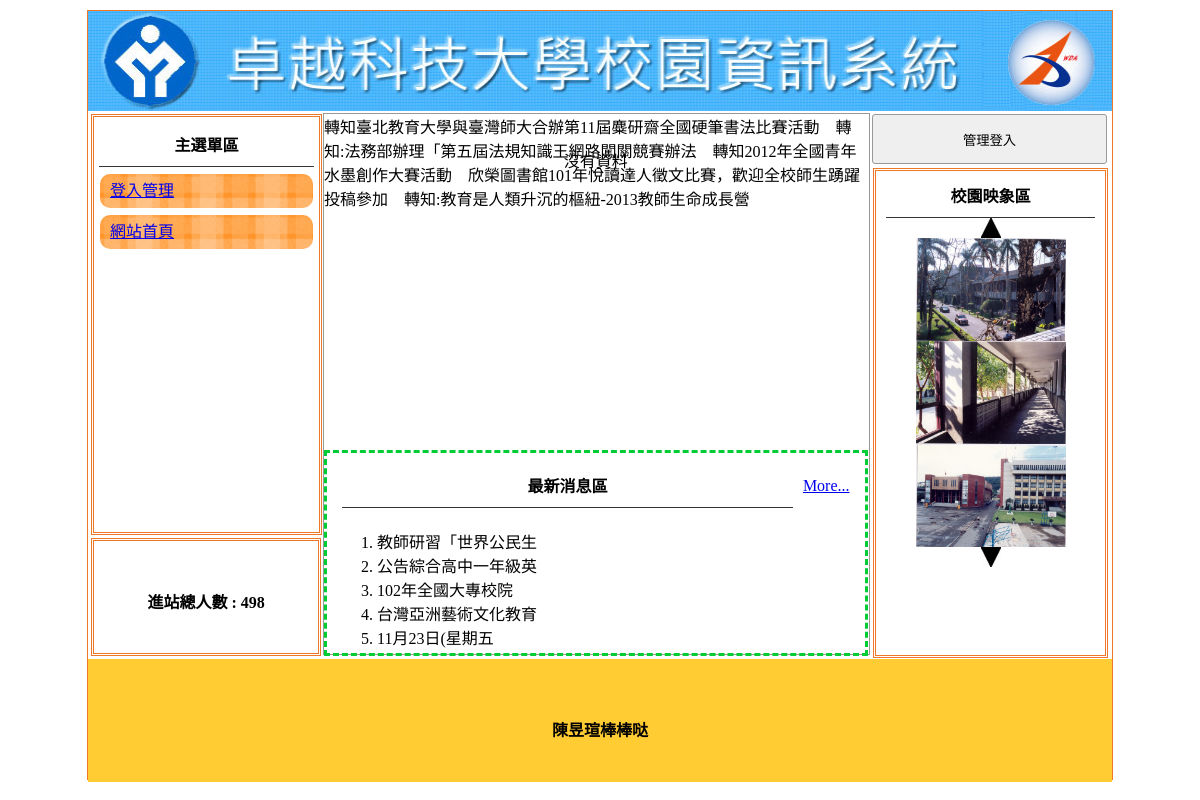
The page / on the database its author committed.
### tables this page shows
CREATE TABLE `a_title` (
  `a_title_seq` int(10) UNSIGNED NOT NULL,
  `a_title_img` text NOT NULL,
  `a_title_txt` text NOT NULL,
  `a_title_display` int(2) NOT NULL
);

CREATE TABLE `a_mid` (
  `a_mid_seq` int(10) UNSIGNED NOT NULL,
  `a_mid_txt` text NOT NULL,
  `a_mid_net` text NOT NULL,
  `a_mid_display` int(2) NOT NULL
);

CREATE TABLE `people` (
  `people_seq` int(10) UNSIGNED NOT NULL,
  `people_num` int(10) NOT NULL
);

CREATE TABLE `a_news` (
  `a_news_seq` int(10) UNSIGNED NOT NULL,
  `a_news_txt` text NOT NULL,
  `a_news_display` int(2) NOT NULL
);

CREATE TABLE `a_image` (
  `a_image_seq` int(10) UNSIGNED NOT NULL,
  `a_image_img` text NOT NULL,
  `a_image_display` int(1) NOT NULL
);

CREATE TABLE `a_bot` (
  `a_bot_seq` int(5) UNSIGNED NOT NULL,
  `a_bot_txt` text NOT NULL
);

### news.php (the view)
<?php
$sql="select * from a_news where a_news_display ='1'";
$c1 = mysqli_query($link,$sql) ;
$allrow = mysqli_num_rows($c1);
if(!empty($_GET["page"])){
    $now_page = $_GET["page"]  ;
}else{ $now_page = 1 ; }
$add_page = 5 ;
$open_page = ( $now_page - 1 ) *  $add_page ;
$sql = "select * from a_news limit $open_page , $add_page  " ;
$c1 = mysqli_query($link,$sql) ;
$c2 = mysqli_fetch_assoc($c1);
?>
<table width="100%" border="0" align="center" cellpadding="5" cellspacing="0">
                    <tr>
                      <td width="90%" align="center"><span class="t botli">最新消息區</span></td>
                      <td align="right"><?php if($allrow >5){ ?><a href='newsdata.php'>More... </a><?php } ?> </td>
                    </tr>
                  </table>
<ul class="ssaa" style="list-style-type:decimal;">
 <?php do{ ?>
 <li>
<?=mb_substr($c2['a_news_txt'],0,10,"utf-8");?> <span class="all" style="display:none;" ><?=$c2['a_news_txt']?></span>
 </li>
 <?php }while($c2 = mysqli_fetch_assoc($c1)) ?>
</ul>

### bannerpic.php
<?php
$sql = "select * from a_title where a_title_display ='1'";
$c1 = mysqli_query($link,$sql);
$c2 = mysqli_fetch_assoc($c1);
$bannerimg = $c2["a_title_img"];
?>
<a href="index.php"><div class="ti">
<img src="img/<?=$bannerimg?>" height="100px" width="1024px" />
</div></a>

### left.php (shortened to what this page needs)
<?php
$sql = "select * from a_mid where a_mid_display='1';";
$c1  = mysqli_query($link,$sql);
$c2 = mysqli_fetch_assoc($c1);
do{
?>
<div class="mainmu">
    <a href ='<?=$c2["a_mid_net"]?>' > <?=$c2["a_mid_txt"]?> </a>
</div>
<?php }while($c2 = mysqli_fetch_assoc($c1)) ?>

### people.php (shortened to what this page needs)
<?php
if(empty($_SESSION["login"])){
    $sql = "update people set people_num = people_num + 1";
    mysqli_query($link,$sql);
}
$sql = "select * from people" ;
$c1 = mysqli_query($link,$sql);
$c2 = mysqli_fetch_assoc($c1);
echo $c2["people_num"];
?>

### image.php
<?php
$sql = "select * from a_image where a_image_display='1'";
$c1  = mysqli_query($link,$sql);
$c2  = mysqli_fetch_assoc($c1);
$x = 0 ;
do{
$img[$x] = "img/".$c2['a_image_img'] ;
echo  " <div align='center'><img src='".$img[$x]."' class='im' id='ssaa".$x."' width='150' height='103'>  </div> " ;
 $x++ ; } while($c2  = mysqli_fetch_assoc($c1))
?>

### bot.php
<?php
$sql = "select * from a_bot" ;
$c1 = mysqli_query($link,$sql);
$c2 = mysqli_fetch_assoc($c1);
echo $c2["a_bot_txt"];
?>

### home_files/css.css (style rules this page uses)
body { padding:0px; margin:0px; }
.ti { width:100%; height:100px; position:relative; background-size:cover; background-repeat:no-repeat; }
.t { font-weight:800; display:block; text-align:center; padding:10px 1px 10px 1px; }
.botli { border-bottom:#333 1px solid; }
.mainmu { position:relative; border-radius:10px; background:url(icon/menu.fw.png) center no-repeat; background-size:cover; line-height:30px; padding:2px 10px 2px 10px; margin:7px 1px 7px 1px; }

### rows shown on the page
a_title: a_title_img (picture)
a_mid: a_mid_txt "登入管理"
a_mid: a_mid_txt "網站首頁"
people: people_num "498"
a_news: a_news_txt "教師研習「世界公民生"
a_news: a_news_txt "公告綜合高中一年級英"
a_news: a_news_txt "102年全國大專校院"
a_news: a_news_txt "台灣亞洲藝術文化教育"
a_news: a_news_txt "11月23日(星期五"
a_image: shows a picture
a_image: shows a picture
a_bot: a_bot_txt "陳昱瑄棒棒哒"

### other values the page prints
$mar "轉知臺北教育大學與臺灣師大合辦第11屆麋研齋全國硬筆書法比賽活動 轉知:法務部辦理「第五屆法規知識王網路闖關競賽辦法 轉知2012年全國青年水墨創作大賽活動 欣榮圖書館101年悅讀達人徵文比賽，歡迎全校師生踴躍投稿參加 轉知:教育是人類升沉的樞紐-2013教師生命成長營"
